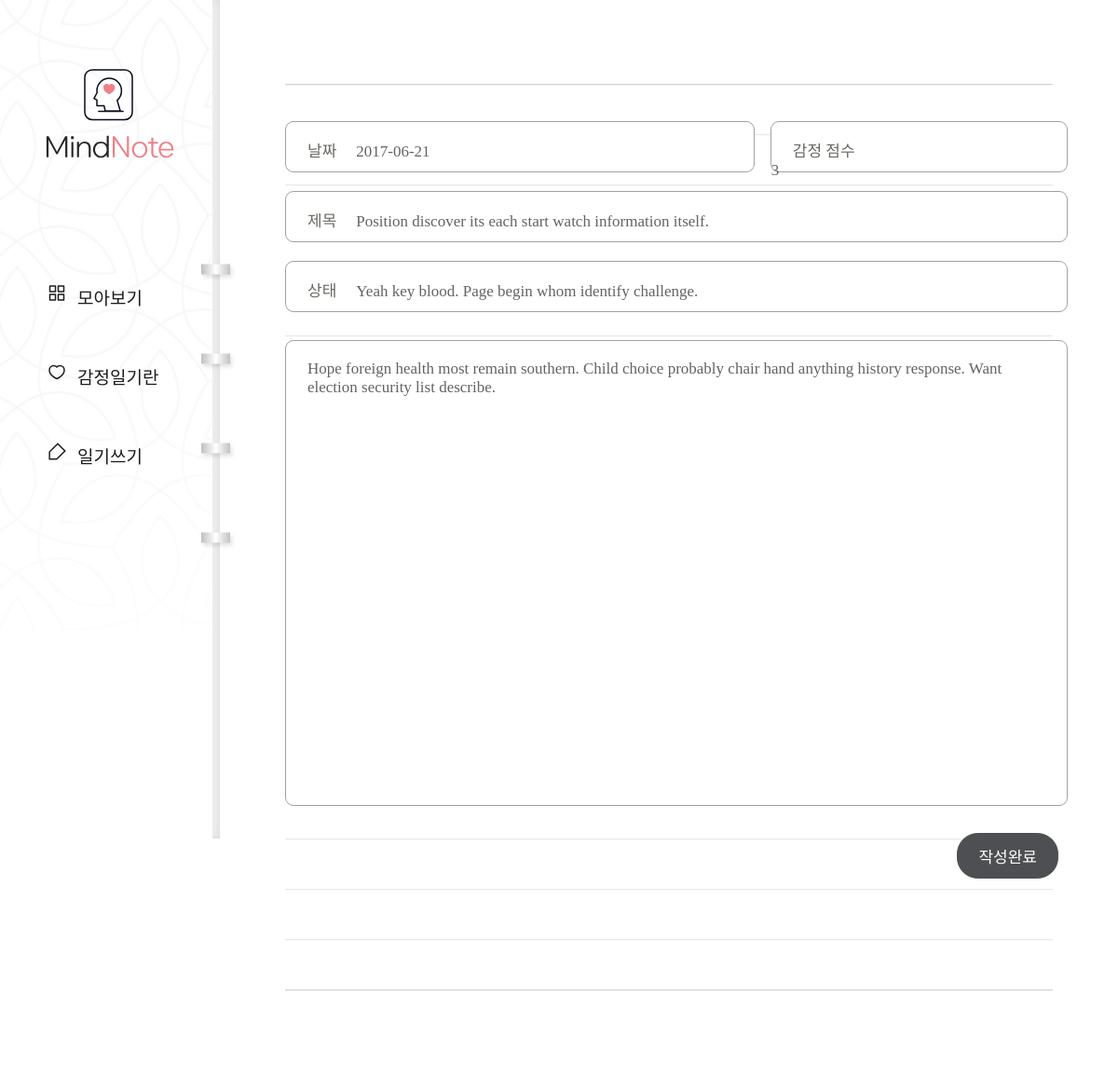
The app's page /diary/page/15/edit/ with its own data.
### diary/models.py (models this page shows, shortened)
class Page(models.Model):
    title = models.CharField(max_length=100, validators=[validate_no_hash])
    content = models.TextField(validators=[validate_no_hash])
    feeling = models.CharField(max_length=80, validators=[validate_no_numbers])
    score = models.IntegerField(validators=[validation_score])
    dt_created = models.DateField(
        verbose_name="Date Created", auto_now_add=False)

### diary/views.py (the view, shortened to what this page needs)
class PageUpdateView(UpdateView):
    model = Page
    form_class = PageForm
    template_name = 'diary/page_form.html'
    pk_url_kwarg = 'page_id'

### diary/forms.py
class PageForm(forms.ModelForm):
    class Meta():
        model = Page
        fields = ['title', 'content', 'feeling', 'score', 'dt_created']

### diary/templates/diary/page_form.html (shortened to what this page needs)
{% extends './base.html' %}
{% load static %}
{% block content %}
<div class="wrap-post">
    <form method="post">{% csrf_token %}
        <div class="editor">
            <div class="input input-date">
                <p>날짜</p>
                {{ form.dt_created }}
            </div>
            <div class="input input-score">
                <p>감정 점수</p>
                {{ form.score }}
            </div>
            <div class="input input-title">
                <p>제목</p>
                {{ form.title }}
            </div>
            <div class="input input-state">
                <p>상태</p>
                {{ form.feeling }}
            </div>
            {{ form.content }}
            <div class="post-btn">
                <input type="submit" value="작성완료">
            </div>
        </div>
    </form>
</div>
{% endblock content %}

### diary/static/diary/css/styles.css (style rules this page uses)
h1,h2,h3,p,a,ul,li { margin: 0; padding: 0; font-family: 'NanumSquare'; list-style: none; text-decoration: none; outline: none; }
html { position: relative; min-height: 100%; margin: 0; }
body { margin: 0; padding: 0; -webkit-font-smoothing: antialiased; -moz-osx-font-smoothing: auto; }
.wrap-post { padding-left: 236px; padding-top: 10px; padding-bottom: 50px; }
form { margin: 0 70px; padding-top: 120px; padding-bottom: 200px; background: url(../image/note-bg.svg) repeat-x center/1535px 974px; }
.editor { overflow: hidden; width: 840px; margin: 0 auto; }
.input { position: relative; height: 55px; margin-bottom: 20px; border: solid 1px #a3a0a0; border-radius: 9px; background: #fff; box-sizing: border-box; }
.input-date { float: left; width: 60%; }
.input-score { float: right; width: 38%; }
.input-title { float: left; width: 100%; }
.input-state { float: left; width: 100%; margin-bottom: 30px; }
.input p { display: inline-block; padding-top: 17px; padding-left: 23px; padding-right: 17px; font-family: 'NanumSquare'; color: #696862; font-size: 17px; }
.input-title input { width: 750px; }
.input-state input { width: 750px; }
input { padding: 0; font-family: 'NanumBarunpen'; color: #636363; font-size: 17px; background-color: transparent; border: none; box-sizing: border-box; }
textarea { width: 100%; height: 500px; padding: 20px 23px 30px 23px; font-family: 'NanumBarunpen'; color: #636363; font-size: 17px; border: solid 1px #a3a0a0; border-radius: 9px; box-sizing: border-box; resize: none; }
input::placeholder,textarea::placeholder { color: #bcbbb6; }
.post-btn { overflow: hidden; margin-top: 25px; }
input[type="submit"] { float: right; padding: 11px 22px; margin-right: 10px; font-family: 'NanumSquare'; color: #fff; font-size: 17px; background-color: #4e4f53; border: solid 1px #4e4f53; border-radius: 22.5px; cursor: pointer; }

### records on screen
Page: dt_created "2017-06-21", score "3", title "Position discover its each start watch information itself.", feeling "Yeah key blood. Page begin whom identify challenge.", content "Hope foreign health most remain southern. Child choice probably chair hand anything history response. Want election security list describe."
